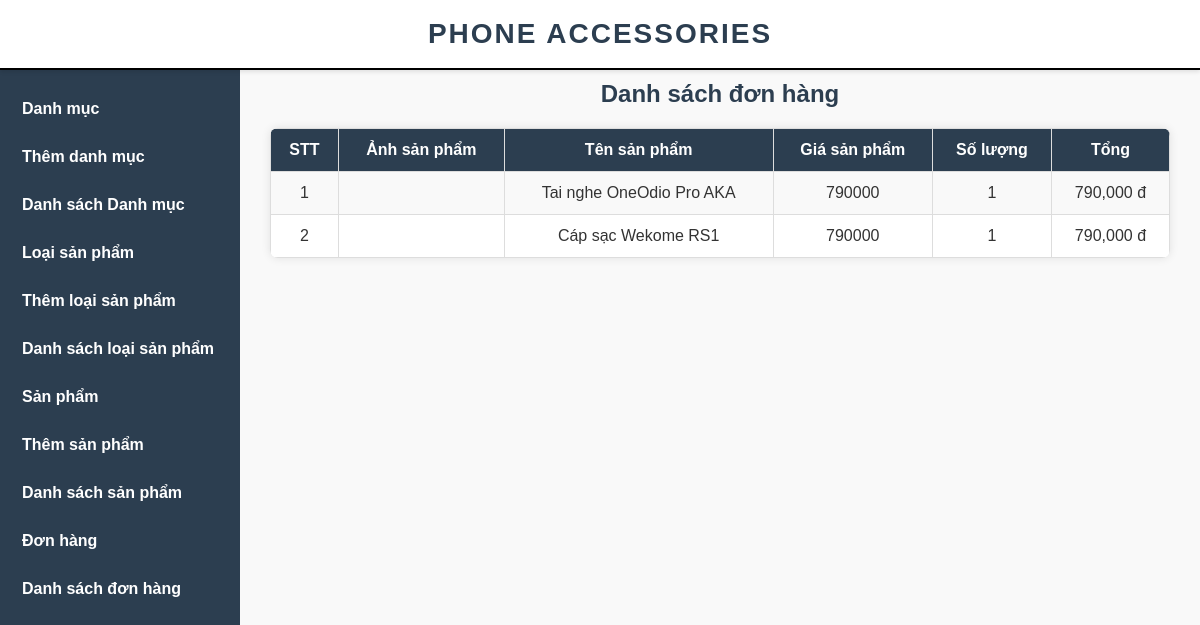
Page /admin/donhangChiTiet.php?maDH=24 on the committed database.
### tables this page shows
CREATE TABLE `donhang_ct` (
  `id` int(11) NOT NULL,
  `id_dh` int(11) NOT NULL,
  `giaSP` double(10,2) NOT NULL,
  `soLuong` int(11) NOT NULL,
  `id_sp` int(11) NOT NULL
);

CREATE TABLE `sanpham` (
  `MaSP` int(11) NOT NULL,
  `TenSP` varchar(255) NOT NULL,
  `MaDM` int(11) NOT NULL,
  `MaLoaiSP` int(11) NOT NULL,
  `GiaSP` varchar(255) NOT NULL,
  `GiaKM` varchar(255) NOT NULL,
  `MotaSP` varchar(500) NOT NULL,
  `AnhSP` varchar(255) NOT NULL,
  `AnhMoTa` varchar(5000) NOT NULL
);

### admin/database.php (called while the page is built, shortened)
<?php
class Database
{
  public $host   = DB_HOST;
  public $user   = DB_USER;
  public $pass   = DB_PASS;
  public $dbname = DB_NAME;
  private function connectDB()
  {
    $this->link = new mysqli(
      $this->host,
      $this->user,
      $this->pass,
      $this->dbname
    );
  }
}

### admin/class/product_class.php (called while the page is built, shortened)
<?php
include "database.php";
class SanPham
{
    private $db;
    public function __construct()
    {
        $this->db = new Database();
    }
    public function getListDonHangCT($id_dh)
    {
        $query = "SELECT dh.*, sp.TenSP, sp.AnhSP
                    FROM donhang_ct dh
                    INNER JOIN sanpham sp ON dh.id_sp = sp.MaSP
                    WHERE dh.id_dh = ?";
        $stmt = $this->db->link->prepare($query);
        $stmt->bind_param("i", $id_dh);
        $stmt->execute();
        $result = $stmt->get_result();
        $listDonHangCT = [];
        while ($row = $result->fetch_assoc()) {
            $listDonHangCT[] = $row;
        }
        return $listDonHangCT;
    }
}

### admin/donhangChiTiet.php (the view, shortened to what this page needs)
<?php
include "header.php";
include "slider.php";
include "class/product_class.php";
?>
<?php
$SanPham = new SanPham();
$show_donHang = $SanPham->getListDonHangCT($_GET['maDH']);
?>
<div class="admin-content-right">
    <div class="admin-content-right-cartegory_list">
        <h1>Danh sách đơn hàng</h1>
        <table>
            <tr>
                <th>STT</th>
                <th>Ảnh sản phẩm</th>
                <th>Tên sản phẩm</th>
                <th>Giá sản phẩm</th>
                <th>Số lượng</th>
                <th>Tổng</th>
            </tr>
            <?php
            if (!empty($show_donHang)) {
                foreach($show_donHang as $key => $result) {
                    $tong = $result['giaSP'] * $result['soLuong'];
                    ?>
                        <tr>
                            <td><?php echo $key + 1 ?></td>
                            <td><img src="./uploads/<?php echo $result['AnhSP'] ?>" width="100px" alt=""></td>
                            <td><?php echo $result['TenSP'] ?></td>
                            <td><?php echo $result['giaSP'] ?></td>
                            <td><?php echo $result['soLuong'] ?></td>
                            <td>
                                <?= number_format((float)$tong) ?> đ
                            </td>
                        </tr>
                    <?php
                }
            }
            ?>
        </table>
    </div>
</div>
</section>
</body>
</html>

### admin/style.css (style rules this page uses)
* { margin: 0; padding: 0; box-sizing: border-box; font-family: Arial, sans-serif; }
body { background-color: #f4f4f4; color: #333; }
.admin-content-right { width: 80%; padding: 30px; background-color: #f9f9f9; }
.admin-content-right h1 { font-size: 24px; margin-bottom: 20px; text-align: center; color: #2c3e50; }
.admin-content-right table { width: 100%; border-collapse: collapse; background-color: #fff; border-radius: 8px; overflow: hidden; box-shadow: 0 0 10px rgba(0, 0, 0, 0.1); }
.admin-content-right table th, .admin-content-right table td { border: 1px solid #ddd; padding: 12px; text-align: center; }
.admin-content-right table th { background-color: #2c3e50; color: #fff; }
.admin-content-right table tr:nth-child(even) { background-color: #f9f9f9; }

### rows in the picture
donhang_ct: sanpham.TenSP "Tai nghe OneOdio Pro AKA", giaSP "790000", soLuong "1", tong "790,000"
donhang_ct: sanpham.TenSP "Cáp sạc Wekome RS1", giaSP "790000", soLuong "1", tong "790,000"
